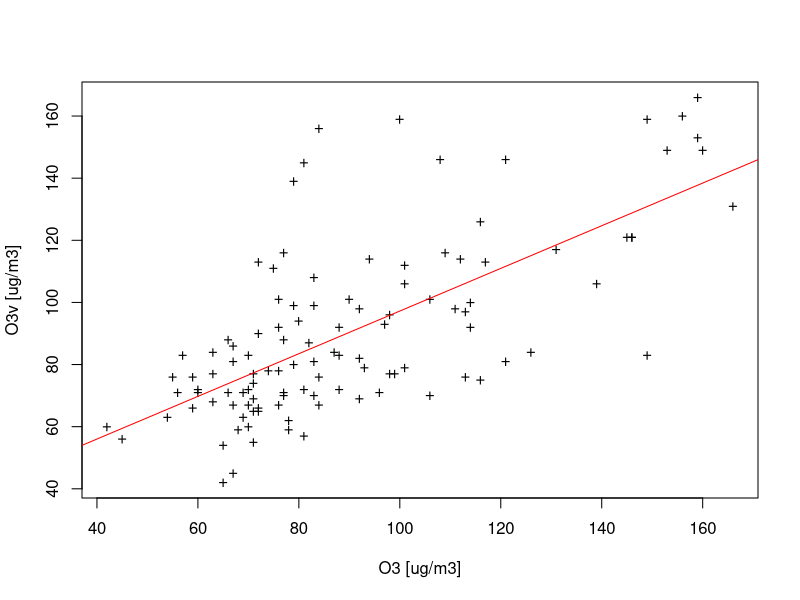
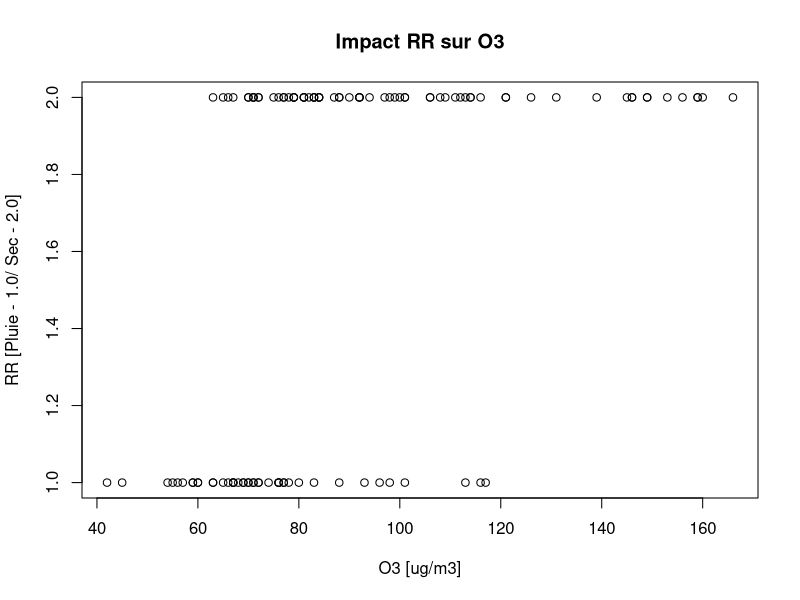
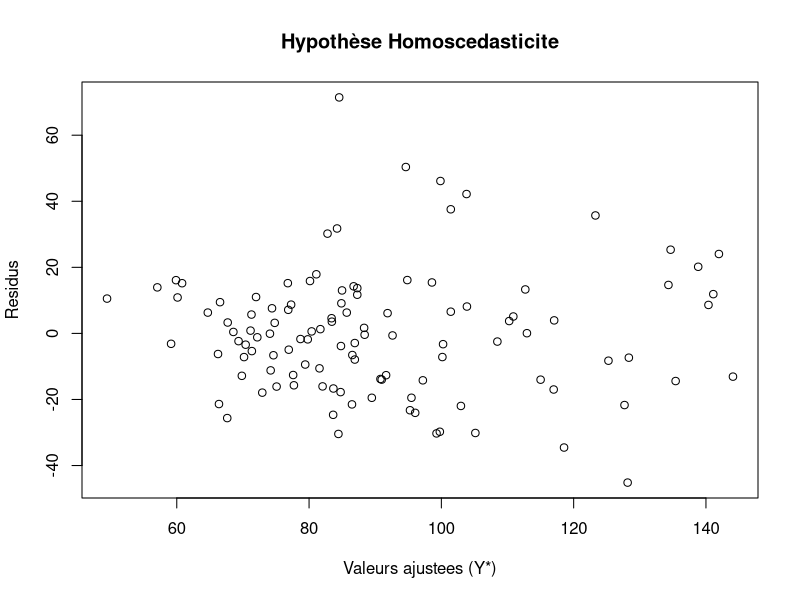
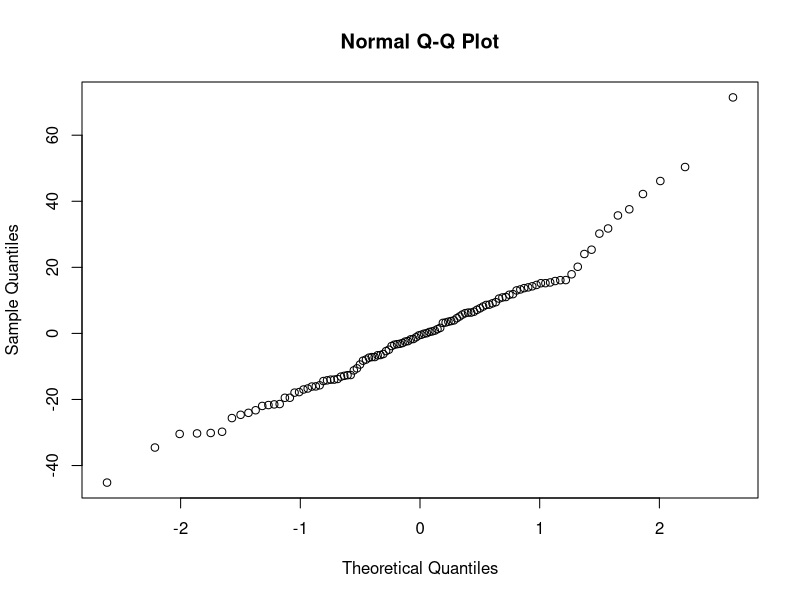
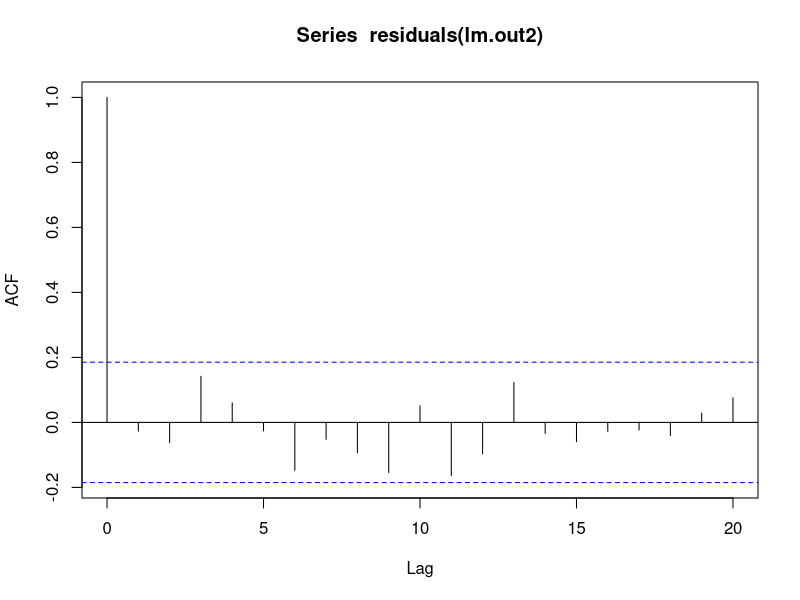
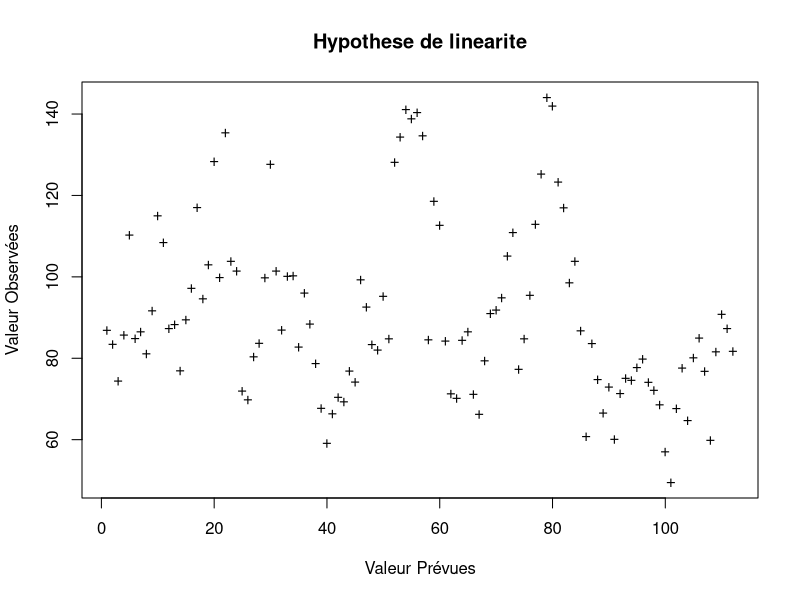
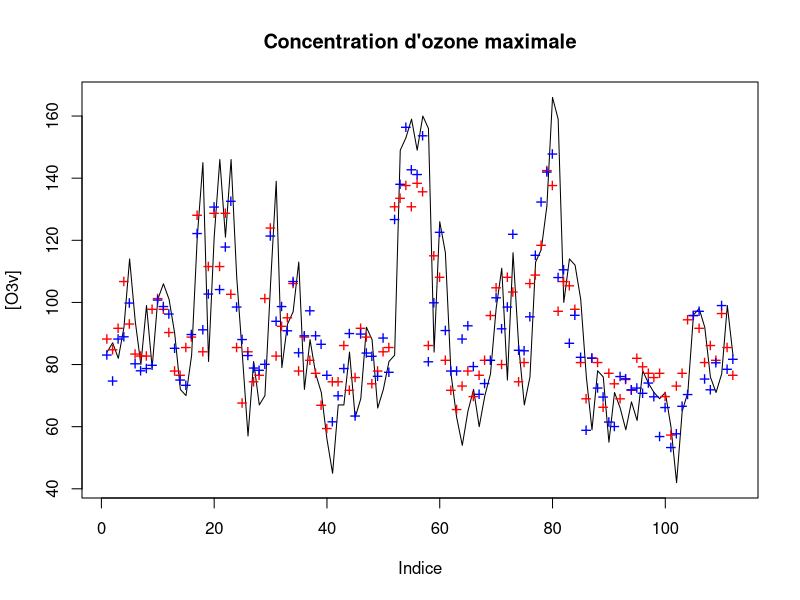
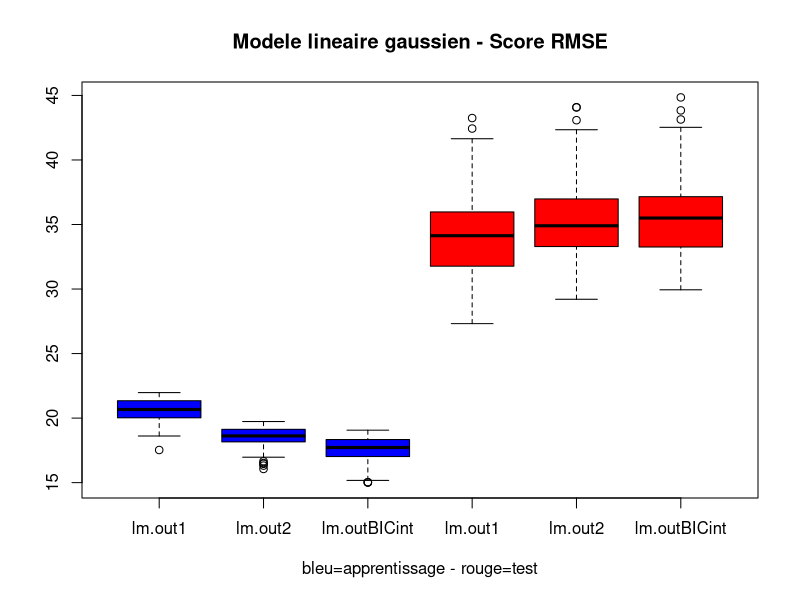

R code for these plots, in order:
# BE statistiques

# SOTORIVA LERMEN Thiago
# 2SN - B2
# Etudiant etranger

# QUESTION 1
data=read.table("Data.txt", header=TRUE)
data$DD <- as.factor(data$DD)
data$RR <- as.factor(data$RR)
summary(data)

# QUESTION 2
print("Modele 1")
lm.out1 <- lm(O3v~O3,data)
summary(lm.out1)

plot(data$O3,data$O3v,xlab="O3 [ug/m3]",ylab="O3v [ug/m3]",pch='+')
abline(lm.out1, col="red")

# en analysant le modele, on observe que la regression lineaire
# passe au centre des valeurs moyennes, mais il y a beaucoup des
# valeus qui passent loin de la droite trasse. On obser que le modele
# avec 1 predicteur O3 a un standard error de 20.71 et son valeur
# R-squared = 0.46. Ça veut dire que on peut bien ameliorer le modele
# car lui n'est pas bien adapte aux donnees d'entree.


# QUESTION 3
print("Analyse d'impact de RR sur O3")
plot(data$O3,data$RR,xlab="O3 [ug/m3]",ylab="RR [Pluie - 1.0/ Sec - 2.0]", main="Impact RR sur O3")
dataPluie <- subset(data, RR=="Pluie")
dataSec <- subset(data, RR=="Sec")
print("RR = Pluie")
summary(dataPluie)
print("RR = Sec")
summary(dataSec)

# Avec ce plot on peut verifier que la concentration de O3 quand
# la variable qualitatif RR est Sec est plus eleve. Quand il y a de pluie
# la concentration de O3 est inferior.
# Avec les donnees qui saffichent avec summary, on bien verifie
# que la moyen de O3 quand RR = Pluie est 70.0 et son valeur maximal
# est 117. Lorsque quand RR = Sec on a que la moyen de O3 est 100.8
# e sa valeur maximale est 166.

print("Modele 2")
lm.out2 <- lm(O3v~O3 + T + N + FF + DD + RR, data)
summary(lm.out2)

# Impact de la variable N sur le predictand:
#   On verifie que la valeur de p-value < 0.05 donc
#   N peut etre considere significatif pour le modele 2.
#   On verifie que l'estimation de N est 2.9771, c'est a dire 
#   que si les autres valeurs des predicteurs sont constantes
#   l'impact de N sur la valeur de O3v (predictand) est 2.9771

# Resultats relatifs a DD
#   DD est une variavle qualitatif divisee en NOrd, OUest, SUd et Est,
#   le logiciel R utilise la contrainte DDEst = 0 et cree de nouveles
#   variables qualitatifs a partir de ce conrainte pour etre possible
#   d'etre numerique. On verifie que la p-value de la direction des 
#   vents dans le modele (DDNOrd, DDOuest, DDSud) sont toutes superior 
#   a 0.05, c'est a dire que la variable qualitatif DD peut etre
#   consideree non significatif pour l'estimation du predictand, donc
#   le modele peut etre encore ameliore.

# Les hypotheses du cadre theorique du modele lineaire gaussien sont-elles respectes?
plot(fitted(lm.out2),residuals(lm.out2),main="Hypothèse Homoscedasticite",xlab="Valeurs ajustees (Y*)",ylab="Residus")
# Pour l'hypothese d'homoscedasticie on observe que les valeurs sont pas bien regoupees autour des memes droites
# et sont disperses (format de cone verifie). Donc l'hypothese de variance constante
# n'est pas bien verifie. Donc, on peut realiser des changements sur le modele.
qqnorm(residuals(lm.out2))
# Ici, on bien verifie un plot dune graphique presque lineaire avec des valeurs qui
# sont regroupees dans lintervale [-2, 2]. Les distribuitions donc sont proches de normales,
# donc on peut verifier l'hypothese de normalite
acf(residuals(lm.out2))
# On cherche la correlation entres les variables, donc on verifie que il y a des valeeurs]
# qui depassent la ligne des 0.05. Donc, on peut considerer que les variables sont independentes les unes des autres
# ce qui valide l'hypothese d'independance.
plot(fitted(lm.out2),data$quality,xlab="Valeur Prévues",ylab="Valeur Observées",pch="+",main="Hypothese de linearite")
# Ici on verifie que les valeurssont dispersees au centre et on a donc peu de linearite

# 
# Predicteurs a conserver
#   Pour la decision je considerais la valeur de p-value de chaque predicteur.
#   Donc, les predicteur que je conserverais serais O3, T et N. Les autres
#   prediceur ont leur valeurs de p-values > 0.05 donc non significatifs pour le modele

#################################
# IMPORTANT!!!!!!!!!!
# A PARTIR DE INI JE CONSIDERE "LE MODELE PRECENDENTE" LE MODELE lm.out2 en enlevent les
# predicteurs avec des p-values > 0.05
# DONC LE MODELE PRECEDENTE EST: O3v ~ O3 + T + N
#################################

print("Modele BIC")
library(MASS)

# ?stepAIC
# lm.outAIC=stepAIC(lm.out2) #par defaut selection descendante effectuee par la fct stepAIC
lm.outBIC=stepAIC(lm.out2,k=log(nrow(data)))
summary(lm.outBIC)
formula(lm.outBIC)

# Le modele BIC a fait la selection automatique de predicteurs.
# Dans ce cas, on a selectione automatiquement les variables
# O3, T et N qui sont exactement les variables qui ont son
# p-value < 0.05. O verifie aussi que le modele a un standard error = 19.63
# et sa valeur R-squared = 0.53.

# QUESTION 4
print("Modele BIC INT")
regint=lm(O3v~.*.,data)
lm.outBICint=stepAIC(regint,k=log(nrow(data)))
formula(lm.outBICint)
summary(lm.outBICint)

# Le modele BIC Int d'ordre 2 a selectionee automatiquement
# les variables suivantes: O3, T, N (memes q'on a choisit avant),
# FF, O3*T et T*FF. On verifie que on a ajoute 3 nouvelles predicteurs
# en comparant avec le modele q'on a choisi les predicteurs manuellement
# ces predicteur sont FF, O3*T et T*FF. On verifie aussi que 
# le standard error est 18.22 et la valeur de R-squared est 0.60
# Du coup on verifie une amelioration dans le modele.

# QUESTION 5
plot(data$O3v,type ="l",main="Concentration d'ozone maximale",xlab="Indice",ylab="[O3v]")
points(fitted(lm.out1),col="red",pch="+",cex=1.2)
points(fitted(lm.outBICint),col="blue",pch="+",cex=1.2)
legend(0,330,lty=1,col=c("black"),legend=c("observé"),bty="n")
legend(0,320,pch="+",col=c("blue","red","green"),legend=c("       prevu","       RegSimple","       RegBICint"),bty="n") 

# On verifie que le modele lm.outBICint en bleu ameliore la regression 
# simple en rouge en permettant une plus grande variabilite aux previsions
# statistiques (modele plus flexible). 

# QUESTION 6
# Calcul des scores :

# fonction calculant le biais et le RMSE
score=function(obs,prev) {
    rmse=sqrt(mean((prev-obs)**2))
    biais=mean(prev-obs)
    print("Biais  RMSE") 
    return(round(c(biais,rmse),3))
}

# création de data de test et d'apprentissage
nappr=ceiling(0.8*nrow(data))
ii=sample(1:nrow(data),nappr)
jj=setdiff(1:nrow(data),ii)
datatest=data[jj,]
datapp=data[ii,]

# transformation des modèles sur les données d'apprentissage
lm.out1=lm(formula(lm.out1),datapp)
lm.out2=lm(formula(lm.out2),datapp)
lm.outBICint=lm(formula(lm.outBICint),datapp)

print("Aprentissage")
score(datapp$O3v,fitted(lm.out1))
# [1] "Biais  RMSE"
# [1]  0.000 20.018
score(datapp$O3v,fitted(lm.out2))
# [1] "Biais  RMSE"
# [1]  0.000 18.291
score(datapp$O3v,fitted(lm.outBICint))
# [1] "Biais  RMSE"
# [1]  0.000 17.444

print("Test")
score(datatest$O3v,fitted(lm.out1))
# [1] "Biais  RMSE"
# [1] -7.544 33.900
score(datatest$O3v,fitted(lm.out2))
# [1] "Biais  RMSE"
# [1] -7.544 34.582
score(datatest$O3v,fitted(lm.outBICint))
# [1] "Biais  RMSE"
# [1] -7.544 35.573


# On observe que pour tous les scores sur les fichiers d'apprentissage les modèles sont non biaisées,
# et le modele avec le RMSE le plus bas est lm.outBICint avec RMSE = 17.444
# Par contre, pour les donnees de test le modele le plus generalisant est
# le modele lm.out1 avec RMSE = 33.900. Tous les modeles dans l'etape de test
# sont biaisesavec un biais = -7.54.

RMSE=function(obs,pr){
return(sqrt(mean((pr-obs)^2)))}

k=100 # nb iterations
tab=matrix(nrow=k,ncol=6)
for (i in 1:k) {

    nappr=ceiling(0.8*nrow(data))
    ii=sample(1:nrow(data),nappr)
    jj=setdiff(1:nrow(data),ii)
    datatest=data[jj,]
    datapp=data[ii,]

    # Estimation des modeles
    lm.out1=lm(formula(lm.out1),datapp)
    lm.out2=lm(formula(lm.out2),datapp)
    lm.outBICint=lm(formula(lm.outBICint),datapp)

    # Scores sur apprentissage
    tab[i,1]=RMSE(datapp$O3v,predict(lm.out1))
    tab[i,2]=RMSE(datapp$O3v,predict(lm.out2))
    tab[i,3]=RMSE(datapp$O3v,predict(lm.outBICint))

    # Scores sur test
    tab[i,4]=RMSE(datatest$O3v,predict(lm.out1))
    tab[i,5]=RMSE(datatest$O3v,predict(lm.out2))
    tab[i,6]=RMSE(datatest$O3v,predict(lm.outBICint))

}

boxplot(tab,col=c(rep("blue",3),rep("red",3)),xlab="bleu=apprentissage - rouge=test", names=c("lm.out1","lm.out2", "lm.outBICint","lm.out1","lm.out2", "lm.outBICint"),main=("Modele lineaire gaussien - Score RMSE"))

# Avec lstrategie de persistence on constate que le modele outBICint pour
# aprentissage est le plus perfomant, mais ne generalise pas les donnes
# pendant l'etape de test a cause de sa complexite. On aussi verifie que le
# modele le plus performant pendant l'etape de test est out1, le modele
# de regression simple le moins complexe.
# Donc le modele choisit serait le modele avec le RMSE le plus bas pendant l'etape de test
# dans le strategie de persistence, donc lm.out1

print("Pour journees seches")
# lm.out1Sec <- lm(O3v~O3,dataSec)
# lm.out2Sec <- lm(O3v~O3 + T + N + FF + DD, dataSec)
# regintSec=lm(O3v~.*.,dataSec)
# lm.outBICintSec=stepAIC(regintSec,k=log(nrow(dataSec)))

# k=100 # nb iterations
# tab=matrix(nrow=k,ncol=6)
# for (i in 1:k) {

#     nappr=ceiling(0.8*nrow(dataSec))
#     ii=sample(1:nrow(dataSec),nappr)
#     jj=setdiff(1:nrow(dataSec),ii)
#     datatest=dataSec[jj,]
#     datapp=dataSec[ii,]

#     # Estimation des modeles
#     lm.out1Sec=lm(formula(lm.out1Sec),datapp)
#     lm.out2Sec=lm(formula(lm.out2Sec),datapp)
#     lm.outBICintSec=lm(formula(lm.outBICintSec),datapp)

#     # Scores sur apprentissage
#     tab[i,1]=RMSE(datapp$O3v,predict(lm.out1Sec))
#     tab[i,2]=RMSE(datapp$O3v,predict(lm.out2Sec))
#     tab[i,3]=RMSE(datapp$O3v,predict(lm.outBICintSec))

#     # Scores sur test
#     tab[i,4]=RMSE(datatest$O3v,predict(lm.out1Sec))
#     tab[i,5]=RMSE(datatest$O3v,predict(lm.out2Sec))
#     tab[i,6]=RMSE(datatest$O3v,predict(lm.outBICintSec))

# }

# boxplot(tab,col=c(rep("blue",3),rep("red",3)),xlab="bleu=apprentissage - rouge=test", names=c("lm.out1","lm.out2", "lm.outBICint","lm.out1","lm.out2", "lm.outBICint"),main=("Modele lineaire gaussien (Jounees seches) - Score RMSE"))

# # print("Pour journees pluvieuses:")
# # k=100 # nb iterations
# # tab=matrix(nrow=k,ncol=6)
# # for (i in 1:k) {

# #     nappr=ceiling(0.8*nrow(dataPluie))
# #     ii=sample(1:nrow(dataPluie),nappr)
# #     jj=setdiff(1:nrow(dataPluie),ii)
# #     datatest=dataPluie[jj,]
# #     datapp=dataPluie[ii,]

# #     # Estimation des modeles
# #     lm.out1=lm(formula(lm.out1),datapp)
# #     lm.out2=lm(formula(lm.out2),datapp)
# #     lm.outBICint=lm(formula(lm.outBICint),datapp)

# #     # Scores sur apprentissage
# #     tab[i,1]=RMSE(datapp$O3v,predict(lm.out1))
# #     tab[i,2]=RMSE(datapp$O3v,predict(lm.out2))
# #     tab[i,3]=RMSE(datapp$O3v,predict(lm.outBICint))

# #     # Scores sur test
# #     tab[i,4]=RMSE(datatest$O3v,predict(lm.out1))
# #     tab[i,5]=RMSE(datatest$O3v,predict(lm.out2))
# #     tab[i,6]=RMSE(datatest$O3v,predict(lm.outBICint))

# # }

# # boxplot(tab,col=c(rep("blue",3),rep("red",3)),xlab="bleu=apprentissage - rouge=test", names=c("lm.out1","lm.out2", "lm.outBICint","lm.out1","lm.out2", "lm.outBICint"),main=("Modele lineaire gaussien (Jounees pluvieuses) - Score RMSE"))
